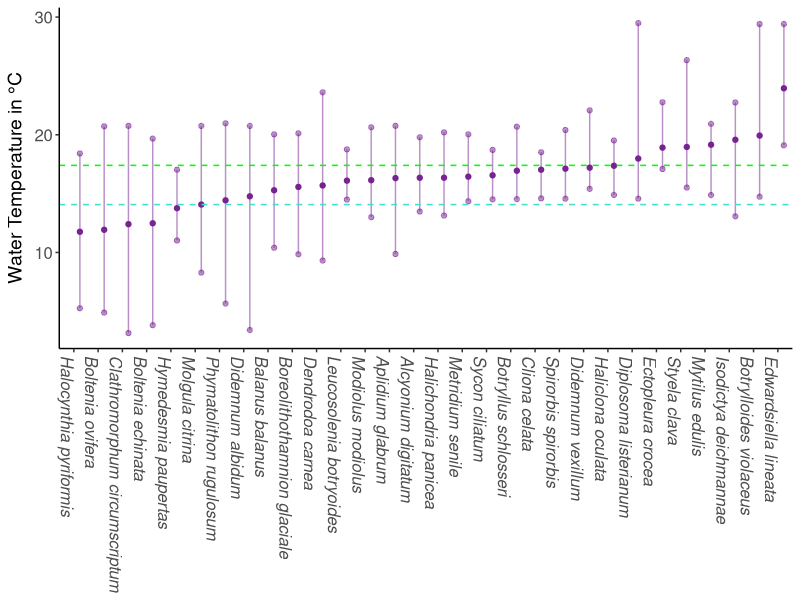
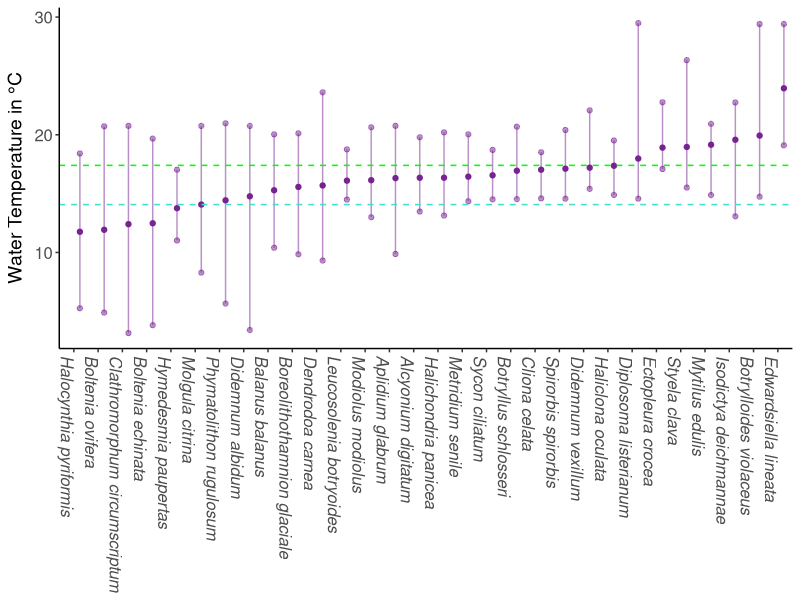

Source code (R) for these figures, in order:
library(ggplot2)
library(readr)
library(tidyverse)
# read in and go from here

coefout <- read.csv("data/Occurrence_based_species_thermal_indicies_Photos_20250919.csv")

# plot data ---------------------------------------------------------------
# maybe put in a separate script?

#color1 <- "#782391"
color2 <- "#782391"
coefout %>% 
  filter(hasSebensData) |>
  mutate(gen_spp = forcats::fct_reorder(gen_spp, BO21_tempmax_bdmin_mean) ) %>%
  
  ggplot(aes(x=gen_spp)) +
  
  
  geom_point(aes(y=BO21_tempmax_bdmin_q5),  color = color2, alpha=.5,
             position = position_nudge(x = 0.25))+
  geom_point(aes(y=BO21_tempmax_bdmin_q95), color = color2, alpha=.5,
             position = position_nudge(x = 0.25)) +
  geom_point(aes(y=BO21_tempmax_bdmin_mean), color = color2, alpha=1, size=1.5,
             position = position_nudge(x = 0.25)) +
  geom_segment(aes(xend=gen_spp,
                   y=BO21_tempmax_bdmin_q5,
                   yend=BO21_tempmax_bdmin_q95), color = color2, alpha=.5,
               position = position_nudge(x = 0.25)) +

  labs(x=NULL, y= expression(paste("Water Temperature in ", "\u00b0C"))) +
  theme_classic() +
  theme(#plot.margin = margin(l=25,b=5,unit="pt"),
    axis.text.x = element_text(angle = -90, hjust = 0))+
  geom_hline(yintercept=c(14.07, 17.4), linetype='dashed', color=c('turquoise', 'green')) +
  theme(axis.text.x = element_text(face = "italic")) +
  theme(axis.text=element_text(size=12),
        axis.title=element_text(size=14))

ggsave("figures/thermal_preference_ranges.jpg")
